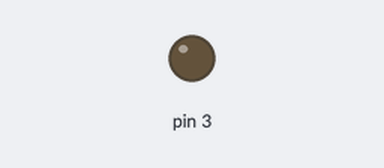
Recording of a program running on a simulated Raspberry Pi (header pin numbers). On the bench: output pins drawn as LEDs (lit = HIGH). At 0.0 s the program stops and its outputs stay as they are.

Above: at 0.1 s.
Timing chart, 0 to 1.5 s (numbered marks = the images above):
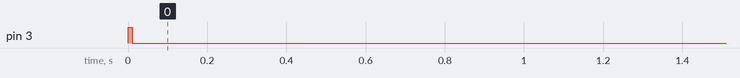

Measured:
- by itself, pin 3: LOW → HIGH at 0.00 s, → LOW 0.01 s later

The program:

GPIOLedPulse.py
```python
# Escribe tu código aquí :-)
import RPi.GPIO as GPIO
import time

GPIO.setmode(GPIO.BOARD)
GPIO.setwarnings(False)
GPIO.setup(3,GPIO.OUT)


GPIO.output(3,True)
time.sleep(0.01)
GPIO.output(3,False)
```
